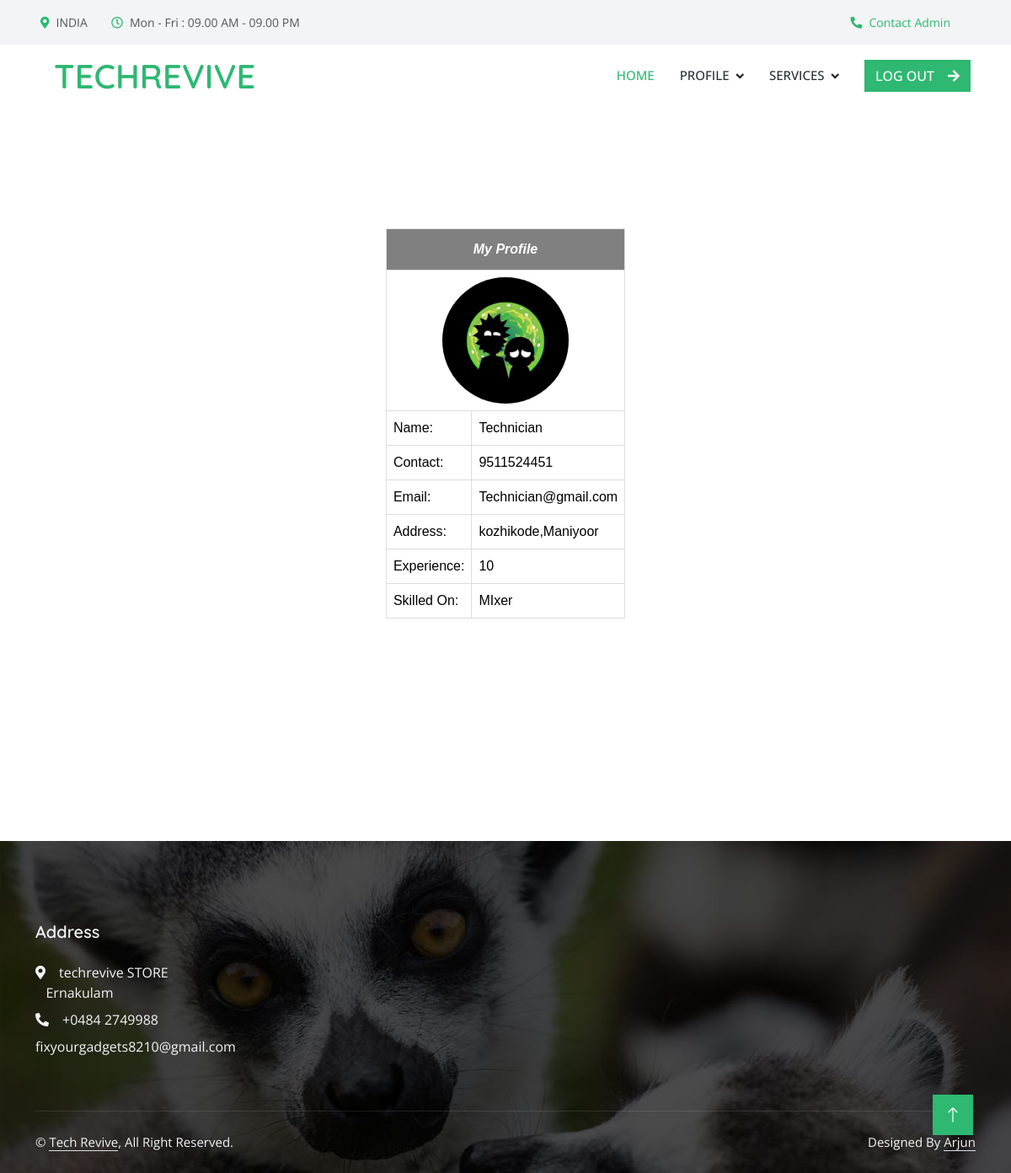
The page /Technician/technicianprofile/ (signed in) on the database its author committed.
### Admin/models.py (models this page shows)
class Technician(models.Model):
    technician_name=models.CharField(max_length=50)
    technician_gender=models.CharField(max_length=50)
    technician_contact=models.CharField(max_length=50)
    technician_email=models.CharField(max_length=50)
    technician_password=models.CharField(max_length=50)
    technician_photo=models.FileField(upload_to='TechnicianDocs/')
    technician_experience=models.CharField(max_length=100)
    technician_address=models.CharField(max_length=100)
    category=models.ForeignKey(Category,on_delete=models.CASCADE)

class Category(models.Model):
    category_name=models.CharField(max_length=50)
    def __str__(self):
        return self.category_name

### Technician/views.py (the view)
# urls.py: path('technicianprofile/', views.TechnicianMyProfile,name="technicianprofile"),
def TechnicianMyProfile(request):
 if 'tid' in request.session:
    techn=Technician.objects.get(id=request.session["tid"])
    return render(request,"Technician/TechnicianMyProfile.html",{'data':techn})
 else:
        return redirect('guest:Home')

### Technician/Templates/Technician/TechnicianMyProfile.html (shortened to what this page needs)
{% extends 'Technician/Head.html' %}
{% load static %}
{% block content %}
<!DOCTYPE html>
<html lang="en">
<head>
</head>
<body>
    <div id="tab">
        <br>
        <br>
        <br>
        <br>
        <br>
        <br>
    <table border="1" align="center" cellpadding="10" style="border-collapse: collapse;">
        <tr>
            <th colspan="4"><center><i>My Profile</i></center></th>
            </tr>
        <tr>
            <td align="center" colspan="2"><img src="{{data.technician_photo.url}}" width="150" height="150"  style="border-radius: 75px;"></td>
        </tr>
        <tr>
            <td>Name:</td>
            <td>{{data.technician_name}}</td>
        </tr>
        <tr>
            <td>Contact:</td>
            <td>{{data.technician_contact}}</td>
        </tr>
        <tr>
            <td>Email:</td>
            <td>{{data.technician_email}}</td>
        </tr>
        <tr>
            <td>Address:</td>
            <td>{{data.technician_address}}</td>
        </tr>
        <tr>
            <td>Experience:</td>
            <td>{{data.technician_experience}}</td>
        </tr>
        <tr>
            <td>Skilled On:</td>
            <td>{{data.category}}</td>
        </tr>
    </table>
    </div>
    <br>
    <br>
    <br>
    <br>
    <br>
    <br>
    <br>
    <br>
    <br>
</body>
</html>
{% endblock content %}

### Guest/static/Technician/css/style.css (style rules this page uses)
:root { --primary: #2EB872; --light: #F3F4F5; --dark: #282F34; }

### Guest/static/form.css (style rules this page uses)
#tab { font-family: "Trebuchet MS", Arial, Helvetica, sans-serif; border-collapse: collapse; width: 100%; }
#tab td, #tab th { border: 1px solid #ddd; padding: 8px; color: black; }
#tab th { padding-top: 12px; padding-bottom: 12px; text-align: left; background-color: gray; color: white; }

### rows shown on the page
Technician: technician_photo (picture), technician_name "Technician", technician_contact "9511524451", technician_email "Technician@gmail.com", technician_address "kozhikode,Maniyoor", technician_experience "10", category "MIxer"
